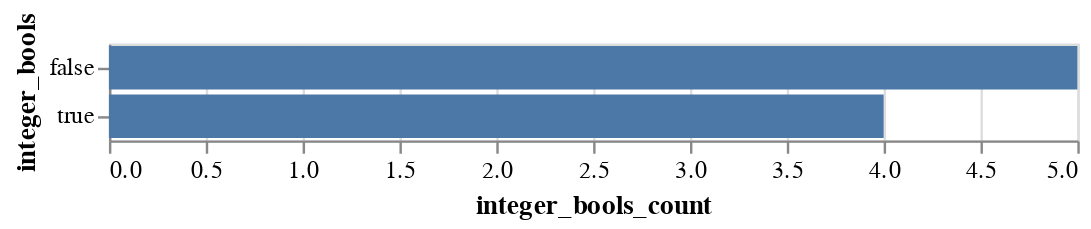

The code cell stored with this chart in its notebook:
### Code cell
cm.chart_me(df, ['integer_bools'])[0]

### Figure 1 — Vega-Lite specification as saved in the notebook (floating-point values rounded to 4 significant figures)
{"config": {"view": {"continuousWidth": 400, "continuousHeight": 300}}, "data": {"name": "data-14a61fdcfa70cacb6424f2e28dd36034"}, "mark": "bar", "encoding": {"x": {"field": "integer_bools_count", "type": "quantitative"}, "y": {"field": "integer_bools", "type": "ordinal"}}, "$schema": "https://vega.github.io/schema/vega-lite/v4.17.0.json", "datasets": {"data-14a61fdcfa70cacb6424f2e28dd36034": [{"integer_bools": false, "integer_bools_count": 5}, {"integer_bools": true, "integer_bools_count": 4}]}}
